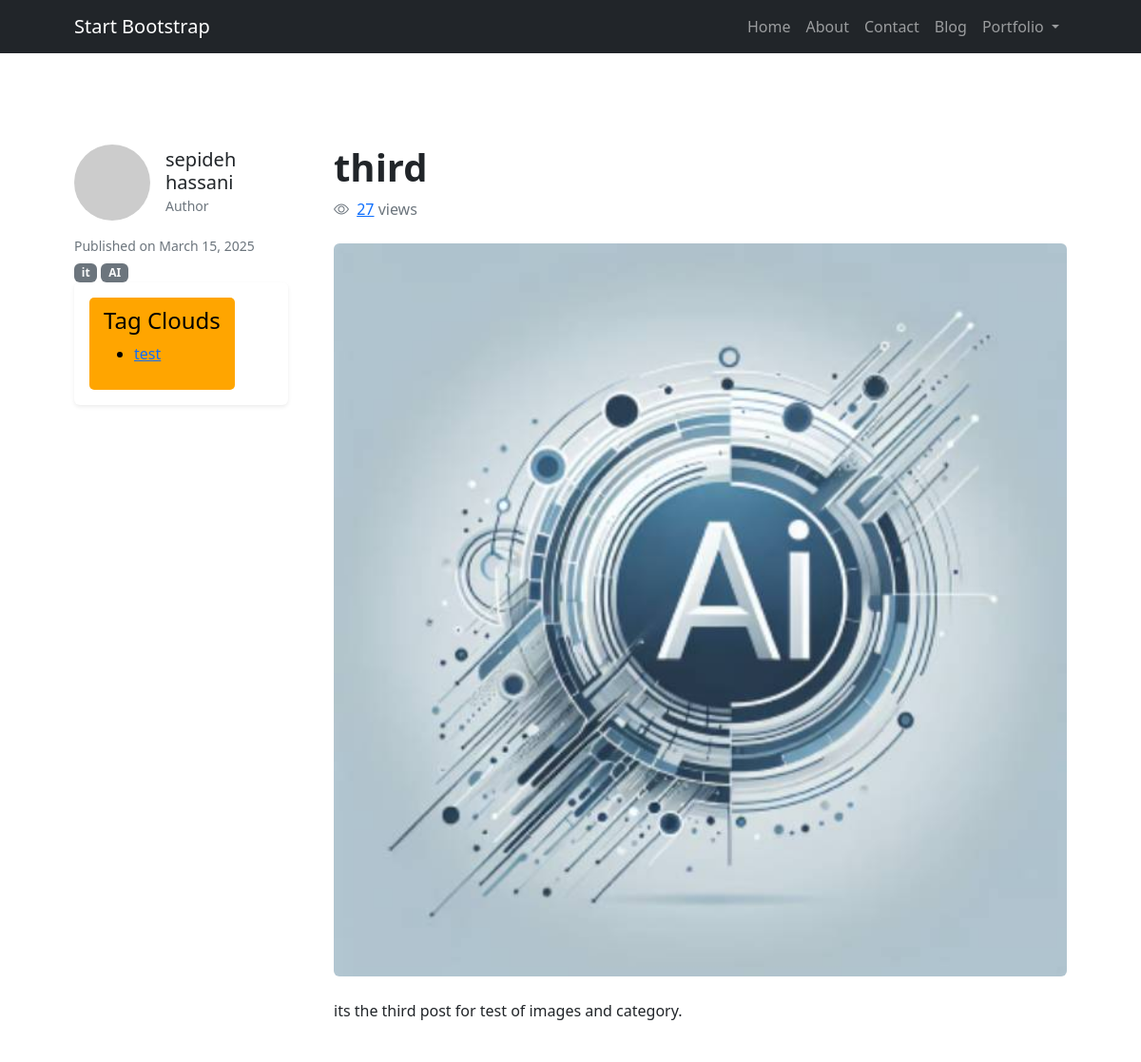
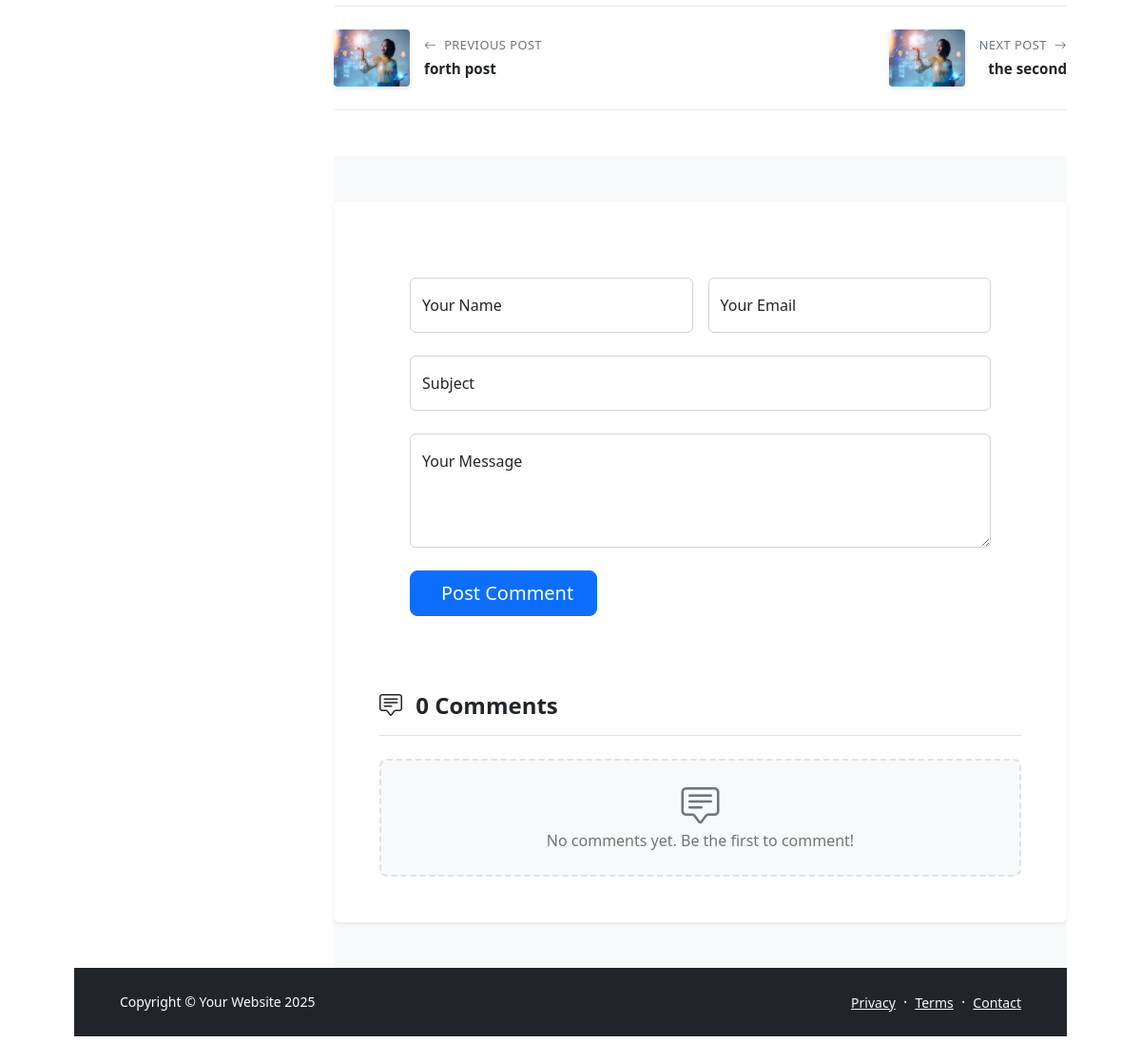
Page /blog/3 on the committed database (2 pictures, top to bottom).
### blog/models.py (models this page shows, shortened)
class Post(models.Model):
    image=models.ImageField(upload_to='blog/',default='blog/default.jpg')
    author=models.ForeignKey(User,on_delete=models.SET_NULL,null=True)
    title=models.CharField(max_length=255)
    content=models.TextField()
    tags=TaggableManager()
    category=models.ManyToManyField(Category)
    counted_view=models.IntegerField(default=0)
    status=models.BooleanField(default=False)
    login_requires=models.BooleanField(default=False)
    published_date=models.DateTimeField(null=True)
    created_date=models.DateTimeField(auto_now_add=True)
    updated_date=models.DateTimeField(auto_now=True)
    class Meta:
        ordering=['-created_date']

class Category(models.Model):
    name=models.CharField(max_length=255)

### blog/views.py (the view, shortened to what this page needs)
# urls.py: path('<int:pid>', blog_single, name='single'),
def blog_single(request,pid):
    posts=Post.objects.filter(published_date__lte=timezone.now(),status=1)
    post=get_object_or_404(posts ,pk=pid)
    if not post.login_requires or request.user.is_authenticated:
        comments=Comment.objects.filter(post=post.id, approved=True)
        previous_post=Post.objects.filter(created_date__gt=post.created_date,published_date__lte=timezone.now(),status=1 ).order_by('created_date').first()
        next_post=Post.objects.filter(created_date__lt=post.created_date,published_date__lte=timezone.now(),status=1 ).order_by('-created_date').first()
        post.counted_view=post.counted_view+1
        post.save()
        form=CommentForm()
        context={'post': post, 'previous_post':previous_post , 'next_post':next_post, 'comments':comments,'form':form}
        return render(request,'blog/blog-single.html',context)
    else:
        return HttpResponseRedirect(reverse('accounts:login'))

### blog/forms.py
class CommentForm(forms.ModelForm):
    class Meta:
        model=Comment
        fields=['post','name','email','subject','message']

### blog/templatetags/blog-tags.py (called while the page is built)
@register.simple_tag(name='comments_count')
def function(pid):
    return Comment.objects.filter(post=pid, approved=True).count()

### templates/blog/blog-single.html (shortened to what this page needs)
{% load static %}
{% load blog-tags %}
{% load humanize%}
<!DOCTYPE html>
<html lang="en">
<head>
    <link href="https://cdn.jsdelivr.net/npm/bootstrap-icons@1.5.0/font/bootstrap-icons.css" rel="stylesheet" />
    <link href="https://cdnjs.cloudflare.com/ajax/libs/font-awesome/5.15.4/css/all.min.css" rel="stylesheet" />
    <link href="{% static 'css/styles.css' %}" rel="stylesheet" />
</head>
<body class="d-flex flex-column">
    <nav class="navbar navbar-expand-lg navbar-dark bg-dark">
        <div class="container px-4 px-lg-5">
            <a class="navbar-brand" href="{% url 'website:index' %}">Start Bootstrap</a>
            <div class="collapse navbar-collapse" id="navbarSupportedContent">
                <ul class="navbar-nav ms-auto mb-2 mb-lg-0">
                    <li class="nav-item"><a class="nav-link" href="{% url 'website:index' %}">Home</a></li>
                    <li class="nav-item"><a class="nav-link" href="{% url 'website:about' %}">About</a></li>
                    <li class="nav-item"><a class="nav-link" href="{% url 'website:contact' %}">Contact</a></li>
                    <li class="nav-item"><a class="nav-link" href="{% url 'blog:index' %}">Blog</a></li>
                    <li class="nav-item dropdown">
                        <a class="nav-link dropdown-toggle" id="navbarDropdownPortfolio" href="#" role="button" data-bs-toggle="dropdown">
                            Portfolio
                        </a>
                    </li>
                </ul>
            </div>
        </div>
    </nav>
    <section class="py-5">
        <div class="container px-4 px-lg-5 my-5">
            <div class="row gx-5">
                <div class="col-lg-3">
                    <div class="author-box">
                        <div class="d-flex align-items-center mb-3">
                            <img class="img-fluid rounded-circle me-3" src="https://dummyimage.com/80x80/ced4da/6c757d" alt="{{post.author.get_full_name}}" width="80" height="80" />
                            <div>
                                <h5 class="mb-0">{{post.author.get_full_name}}</h5>
                                <span class="text-muted small">Author</span>
                            </div>
                        </div>
                        <p class="small text-muted mb-2">Published on {{post.published_date|date:"F j, Y"}}</p>
                        <div class="d-flex flex-wrap gap-1">
                            {% for cat in post.category.all %}
                            <a href="{% url 'blog:category' cat_name=cat.name %}" class="badge bg-secondary text-decoration-none link-light">
                                {{cat.name}}
                            </a>
                            {% endfor %}
                        </div>
                        <div class="card border-0 shadow-sm mb-4">
                            <div class="card-body">
                                {% include 'blog/blog-tags.html'%}
                            </div>
                        </div>
                    </div>
                </div>
                <div class="col-lg-9">
                    <header class="mb-4">
                        <h1 class="fw-bolder mb-2">{{post.title}}</h1>
                        <div class="text-muted mb-3">
                            <span><i class="bi bi-eye me-1"></i> <a href="#">{{post.counted_view}}</a>  views</span>
                        </div>
                    </header>
                    <figure class="mb-4">
                        <img class="img-fluid rounded w-100" src="{{post.image.url}}" alt="{{post.title}}" />
                    </figure>
                    <article class="mb-5 post-content">
                        {{post.content|safe}}
                    </article>
                    <div class="post-navigation">
                        {% if previous_post %}
                        <div class="nav-previous">
                            <a href="{% url 'blog:single' pid=previous_post.id %}">
                                <img src="{{previous_post.image.url}}" alt="{{previous_post.title}}" class="nav-thumbnail">
                                <div class="nav-content">
                                    <span class="nav-direction"><i class="bi bi-arrow-left me-1"></i> Previous Post</span>
                                    <h4 class="nav-title">{{previous_post.title|truncatewords:6}}</h4>
                                </div>
                            </a>
                        </div>
                        {% endif %}
                        {% if next_post %}
                        <div class="nav-next">
                            <a href="{% url 'blog:single' pid=next_post.id %}">
                                <img src="{{next_post.image.url}}" alt="{{next_post.title}}" class="nav-thumbnail">
                                <div class="nav-content">
                                    <span class="nav-direction">Next Post <i class="bi bi-arrow-right ms-1"></i></span>
                                    <h4 class="nav-title">{{next_post.title|truncatewords:6}}</h4>
                                </div>
                            </a>
                        </div>
                        {% endif %}
                    </div>
                    <section class="comment-area py-5">
                        <div class="card border-0 shadow-sm">
                            <div class="card-body p-4 p-md-5">
                                <form method="post" action="{% url 'blog:single' pid=post.id %}" class="comment-form">
                                    {% if request.user.is_authenticated %}
                                        <input type="hidden" name="name" value="{{ request.user.first_name }}">
                                        <input type="hidden" name="email" value="{{ request.user.email }}">
                                    {% else %}
                                        <div class="row g-3 mb-4">
                                            <div class="col-md-6">
                                                <div class="form-floating">
                                                    <input type="text" class="form-control" id="name" name="name" placeholder="Name" required>
                                                    <label for="name">Your Name</label>
                                                </div>
                                            </div>
                                            <div class="col-md-6">
                                                <div class="form-floating">
                                                    <input type="email" class="form-control" id="email" name="email" placeholder="Email" required>
                                                    <label for="email">Your Email</label>
                                                </div>
                                            </div>
                                        </div>
                                    {% endif %}
                                    <div class="mb-4">
                                        <div class="form-floating">
                                            <input type="text" class="form-control" id="subject" name="subject" placeholder="Subject">
                                            <label for="subject">Subject</label>
                                        </div>
                                    </div>
                                    <div class="mb-4">
                                        <div class="form-floating">
                                            <textarea class="form-control" placeholder="Leave a comment" id="message" name="message" style="height: 120px" required></textarea>
                                            <label for="message">Your Message</label>
                                        </div>
                                    </div>
                                    <button type="submit" class="btn btn-primary btn-lg px-4 py-2">
                                         Post Comment
                                    </button>
                                </form>
                                <div class="comments-list mt-5">
                                    <h4 class="mb-4 fw-bold border-bottom pb-3">
                                        <i class="bi bi-chat-square-text me-2"></i>
                                        {% comments_count post.id %} Comments
                                    </h4>
                                    {% for comment in comments %}
                                    <div class="single-comment mb-4 p-3 bg-light rounded-3">
                                        <div class="d-flex">
                                            <div class="flex-shrink-0 me-3">
                                                <img src="{% static 'img/blog/c1.jpg' %}" class="rounded-circle" width="60" height="60" alt="{{ comment.name }}">
                                            </div>
                                            <div class="flex-grow-1">
                                                <div class="d-flex justify-content-between align-items-center mb-2">
                                                    <h5 class="mb-0 fw-bold">
                                                        <a href="#" class="text-decoration-none">{{ comment.name }}</a>
                                                    </h5>
                                                    <small class="text-muted">
                                                        <i class="bi bi-clock"></i> {{ comment.created_date|naturalday }}
                                                    </small>
                                                </div>
                                                <p class="comment-text mb-2">{{ comment.message }}</p>
                                                <a href="#" class="btn btn-sm btn-outline-primary reply-btn">
                                                    <i class="bi bi-reply"></i> Reply
                                                </a>
                                            </div>
                                        </div>
                                    </div>
                                    {% empty %}
                                    <div class="empty-comments text-center py-4 bg-light rounded-3">
                                        <i class="bi bi-chat-square-text display-6 text-muted mb-3"></i>
                                        <p class="text-muted mb-0">No comments yet. Be the first to comment!</p>
                                    </div>
                                    {% endfor %}
                                </div>
                            </div>
                        </div>
                    </section>
          </div>
        </div>
    <footer class="bg-dark py-4 mt-auto">
        <div class="container px-4 px-lg-5">
            <div class="row align-items-center justify-content-between flex-column flex-sm-row">
                <div class="col-auto"><div class="small m-0 text-white">Copyright &copy; Your Website {% now "Y" %}</div></div>
                <div class="col-auto">
                    <a class="link-light small" href="#!">Privacy</a>
                    <span class="text-white mx-1">&middot;</span>
                    <a class="link-light small" href="#!">Terms</a>
                    <span class="text-white mx-1">&middot;</span>
                    <a class="link-light small" href="#!">Contact</a>
                </div>
            </div>
        </div>
    </footer>
</body>
</html>

### templates/blog/blog-tags.html
{% load static %}
<div class="single-sidebar-widget tag-cloud-widget orange-box">
    <h4 class="tagcloud-title">Tag Clouds</h4>
    <ul>
      {%for tag in post.tags.all%}
      <li>
        <a href="{% url 'blog:tag' tag_name=tag.name %}">{{tag.name}}</a>
       {% endfor %}
      </li>
    </ul>
  </div>

### templates/blog/blog-single.html (style rules this page uses)
.post-navigation { display: flex; justify-content: space-between; margin: 3rem 0; padding: 1.5rem 0; border-top: 1px solid #e9ecef; border-bottom: 1px solid #e9ecef; }
.nav-previous, .nav-next { flex: 0 0 48%; display: flex; gap: 15px; align-items: center; }
.nav-next { flex-direction: row-reverse; text-align: right; }
.nav-thumbnail { width: 80px; height: 60px; border-radius: 4px; object-fit: cover; box-shadow: 0 2px 5px rgba(0,0,0,0.1); transition: transform 0.3s ease; }
.nav-content { flex: 1; }
.post-navigation a { display: flex; align-items: center; gap: 15px; text-decoration: none; color: #212529; transition: color 0.3s ease; }
.nav-direction { display: block; color: #6c757d; font-size: 0.8rem; text-transform: uppercase; letter-spacing: 0.5px; margin-bottom: 0.3rem; }
.nav-title { font-weight: 600; font-size: 0.95rem; line-height: 1.4; margin: 0; }
.comment-area { background-color: #f8f9fa; }
.comment-form { background: white; padding: 2rem; border-radius: 0.5rem; }
.empty-comments { border: 2px dashed #dee2e6; }
.btn-primary { background-color: #0d6efd; border-color: #0d6efd; transition: all 0.3s ease; }

### rows in the picture
Post: author.get_full_name "sepideh hassani", published_date "March 15, 2025", title "third", counted_view "27", image (picture), content "its the third post for test of images and category.", id "0"
Category: name "it"
Category: name "AI"
Tag: name "test"
Post: image (placeholder picture), title "forth post"
Post: image (placeholder picture), title "the second"
